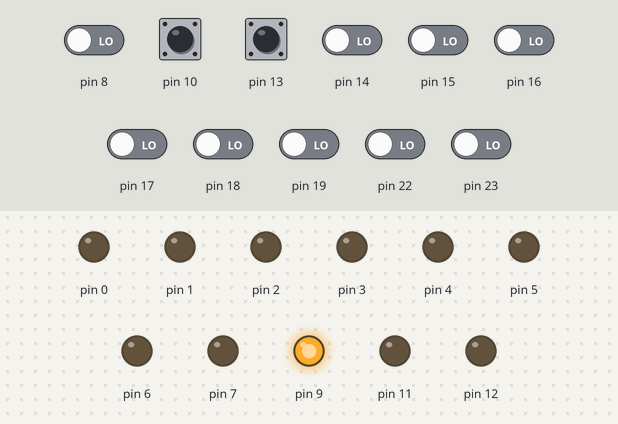
A sketch run on a simulated Arduino Uno, built with avr-gcc and run on an emulated ATmega328P. On the bench: output pins drawn as LEDs (lit = HIGH). The inputs (shaded band) are chosen by the test bench; at power-on: pin 10, pin 13 HIGH, pin 8, pin 14–19, pin 22, pin 23 LOW.

Above: at 2.2 s.
2.3 s: pin 10 pulled LOW for 1 s
At 4.1 s:
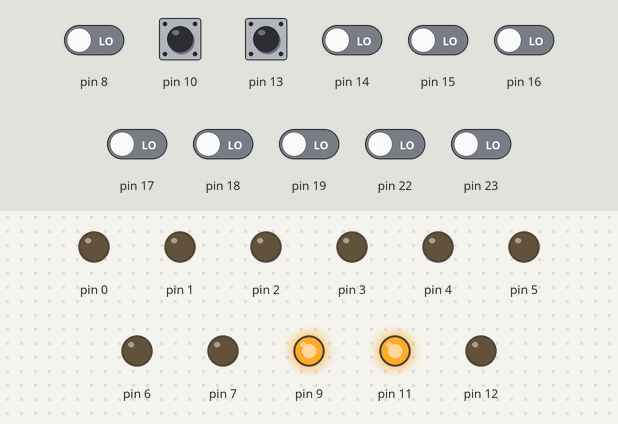
5.3 s: pin 13 pulled LOW for 1 s
At 7.5 s:
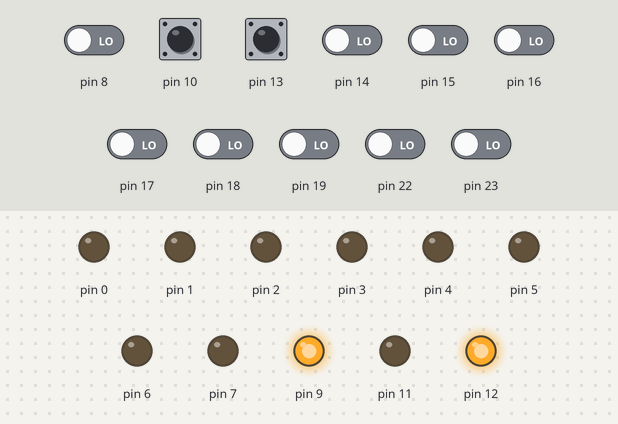
7.8 s: pin 10 pulled LOW for 0.15 s
At 8.8 s:
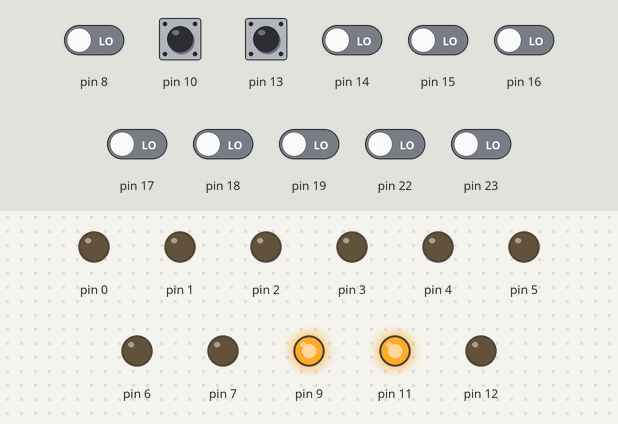
9.4 s: pin 13 pulled LOW for 0.15 s
At 10.7 s:
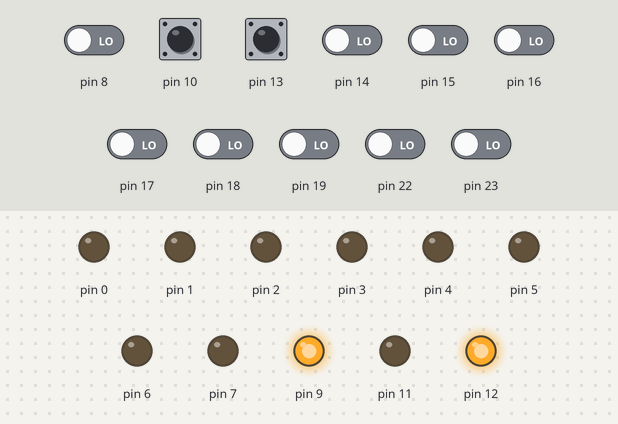
Timing chart, 0 to 12.0 s (numbered marks = the images above; inputs shaded):
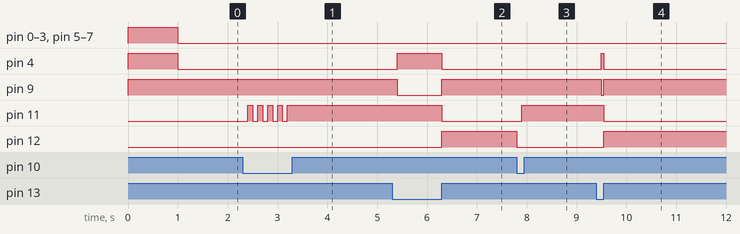

The sketch:

Somador.ino
```cpp
uint8_t byte_[2];
bool initial_config, sum_config, summed, which_byte;

void blink_led(uint8_t which, uint8_t time_ms);
void config_initial_mode(void);
void config_sum_mode(void);
void show_byte(uint8_t which);
void get_byte(uint8_t which);

void setup() {

  //configuração das portas como entradas ou saídas
  DDRD = 0xFF;//saídas pin0 a pin7 (PD0:PD7)
  DDRC = 0x00;//entradas A0 a A5 (PC0:PC5)
  DDRB = 0x1A;// 0001 1010  //entradas: pin8(PB0), pin10(PB2), pin13(PB5)
  //saídas:pin9(PB1), pin11(PB3), pin12(PB4),

  //setar as entradas como pull-up ou não e saídas em 0 ou 1
  PORTD = 0xFF; // 1111 1111; liga todos leds de saída
  PORTC = 0x00;  //0000 0000; entradas sem pull up
  PORTB = 0x26; // 0010 0110; entrada PB2 e PB5 com pull up, saída PB1 ligada

  delay(1000);
  PORTD = 0x00;//zera os leds de saída
}

void loop() {


  if(PINB & 0x20){//dipswitch pin13(PB5) OFF
  //modo pega byte

    config_initial_mode();

    get_byte(0);
    get_byte(1);

  }else{//dipswitch pin13(PB5) ON
  //modo somador
    if(!summed){
      //execução da soma do byte completo
      uint8_t a, b, s, c_in, c_out, result = 0;

      for(uint8_t i = 0; i < 8; i++){//calcula 1bit por volta, até soma todos os 7bits de cada byte

        a = (byte_[0] >> i) & 0x01;
        b = (byte_[1] >> i) & 0x01;

        s = (a^b^c_in);
        c_out = (a & b) | (c_in & (a^b));

        c_in = c_out;
        result |= s << i;

      }
      PORTD = result;
    }

    config_sum_mode();

    show_byte(0);
    show_byte(1);
  }


}//loop END

//FUNÇÕES

void blink_led(uint8_t which_led, uint8_t time_ms){
  PORTB &= ~0x18;
  delay(time_ms);
  PORTB |= which_led;
  delay(time_ms);
}

void config_sum_mode(void){

  if(!sum_config){
    PORTB &= ~0x02; //0000 0010 coloca o pin9(PB1) em OFF - chave 4066 desligada
    DDRC = 0x3F;//0011 1111  A0:A5 saídas
    DDRB = 0x1B;// 0001 1011  //pin8(PB0) saída, mantém as demais

    sum_config = true;
    summed = true;
    initial_config = false;
  }
}

void config_initial_mode(void){

  if(!initial_config){
    DDRC = 0x00;//entradas
    DDRB = 0x1A;// 0001 1010  //pin8(PB0) entrada, mantém as demais
    PORTC = 0x00;  //0000 0000;
    PORTB &= ~0x01; //zera o primeiro bit pb0
    PORTB |= 0x02; //coloca o pin9(pb1) em ON - chave 4066 ligada
    PORTD = 0x00;//zera os leds de saída

    byte_[0] = byte_[1] = 0;
    initial_config = true;
    sum_config = false;
    summed = 0;
  }

}


void get_byte(uint8_t which){


    if(!(PINB & 0x20)){
      PORTD = byte_[(which + 1)%2];//representa o outro byte nos leds de saída
      PORTB &= ~0x18;//1110 0111
      PORTB |= 0x08 << which;//0000 1000//seta o led azul, para o byte_1
    }
    //mantém lendo o byte_1 enquanto a chave está solta
    while(PINB & 0x04){//0x04 é o índice do pin10(pb2), em que está ligado o botão
      if(!(PINB & 0x20)){
        break;
        delay(100);
      }
      byte_[which] = (PINC & 0x3F) | ((PINB & 0x01) << 6);//lê os bits de entrada
      /*
      Os 7 bits de entrada estão distribuídos entre os pins a0(pc0), a1(pc1), a2(pc2), a3(pc3), a4(pc4), a5(pc5) e o pin8(pb0)
      D8 A5 A4 A3 A2 A1 A0
        0  0  0  0  0  0  0
      */
    }
    while(!(PINB & 0x04)) blink_led((0x08 << which), 100);
    delay(100);

}


void show_byte(uint8_t which){

    if(PINB & 0x20){
      PORTB &= ~0x18;//1110 0111
      PORTB |= 0x08 << which;//0000 1000//seta o led amarelo para o byte_2
    }
    //mantém mostrando o byte_2 enquanto a chave está solta
    while(PINB & 0x04){
      if(PINB & 0x20){
        break;
        delay(100);
      }
      PORTC = byte_[which] & 0x3F;//seta apenas os bits de A0 até A5
      PORTB &= ~0x01; //zera o primeiro bit pb0
      PORTB |= (byte_[which] >> 6) & 0x01;//seta o pin8(pb0)
    }
    while(!(PINB & 0x04)) blink_led((0x08 << which), 100);

}
```

Measured:
- after the input at 2.3 s, pin 11: alternates HIGH for 0.10 s and LOW for 0.10 s, 9 changes in all, then stays HIGH, starting after 0.10 s
- after the input at 5.3 s, pin 4: LOW → HIGH after 0.10 s, → LOW 0.90 s later; pin 9: HIGH → LOW after 0.10 s, → HIGH 0.90 s later; pin 11: HIGH → LOW after 1.0 s; pin 12: LOW → HIGH after 1.0 s
- after the input at 7.8 s, pin 11: LOW → HIGH after 0.10 s; pin 12: HIGH → LOW at once
- after the input at 9.4 s, pin 4: LOW → HIGH after 0.10 s, → LOW 0.05 s later; pin 9: HIGH → LOW after 0.10 s, → HIGH 0.05 s later; pin 11: HIGH → LOW after 0.15 s; pin 12: LOW → HIGH after 0.15 s
